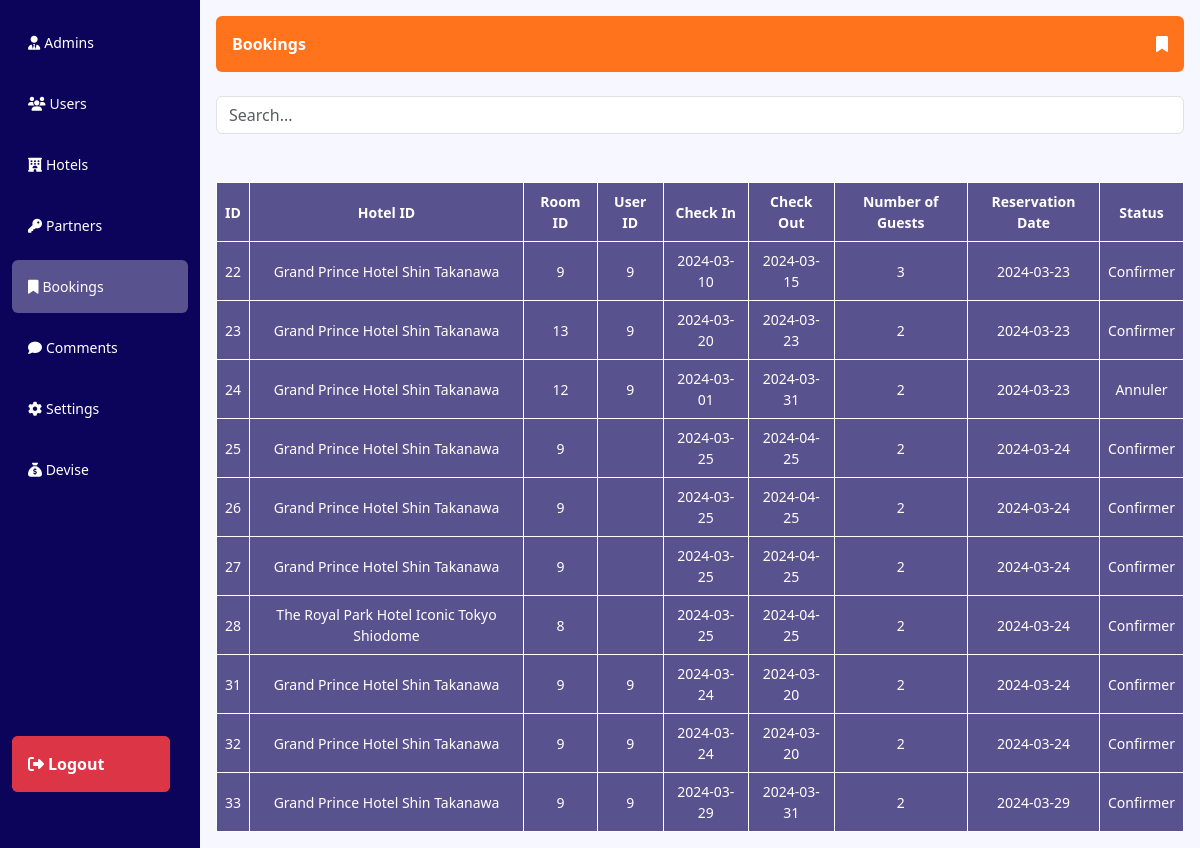
/admin/resrvations.php (signed in), run on the app's committed database.
### tables this page shows
CREATE TABLE `reservation` (
  `id` int(11) NOT NULL,
  `user_id` int(11) DEFAULT NULL,
  `room_id` int(11) NOT NULL,
  `date_debut` date NOT NULL,
  `date_fin` date NOT NULL,
  `nbr_person` int(11) NOT NULL,
  `status` varchar(50) NOT NULL,
  `hotel_id` int(11) NOT NULL,
  `Total_price` float DEFAULT NULL,
  `nbr_child` int(11) DEFAULT 0,
  `reservation_date` date NOT NULL DEFAULT curdate()
);

CREATE TABLE `hotel` (
  `id` int(11) NOT NULL,
  `name` varchar(255) NOT NULL,
  `adresse` varchar(1023) NOT NULL,
  `phone` varchar(50) NOT NULL,
  `email` varchar(50) NOT NULL,
  `countries_id` int(11) NOT NULL,
  `id_state` int(11) NOT NULL,
  `nbrcomment` int(11) DEFAULT NULL,
  `nbrstar` int(11) DEFAULT NULL
);

### admin/resrvations.php (the view, shortened to what this page needs)
<?php
include("../db.php");
?>
<!DOCTYPE html>
<html lang="en">
<head>
    <link href="../css/bootstrap.css" rel="stylesheet">
    <link rel="stylesheet" href="https://cdnjs.cloudflare.com/ajax/libs/font-awesome/6.5.1/css/all.min.css" />
</head>
<body>
<section>
  <div class="container-fluid">
    <div class="row" style="flex-wrap: nowrap !important">
      <div class="col-2 dash-nav  bg-info py-2" style="overflow-x:hidden !important; font-size: 14px !important">
                <ul class="list-group dash-nav-ui  bg-info text-white">
                    <form action="reservations.php" method="post">
                    <li class="my-2 list-group-item bg-info text-white rounded" style="border: none !important;" ><a href="dash.php" class="list-group-item list-group-item-action bg-info text-white px-0" style="border:none !important" ><i style="margin-left:0 !important" class="mx-1 fa-solid fa-user-tie"></i><span>Admins</span></a></li>
                    <li class="my-2 list-group-item bg-info text-white rounded" style="border: none !important;" ><a href="users.php" class="list-group-item list-group-item-action bg-info text-white px-0" style="border:none !important" ><i style="margin-left:0 !important" class="mx-1 fa-solid fa-users"></i><span>Users</span></a></li>
                    <li class="my-2 list-group-item bg-info text-white rounded" style="border: none !important;" ><a href="hotels.php" class="list-group-item list-group-item-action bg-info text-white px-0" style="border:none !important" ><i style="margin-left:0 !important" class="mx-1 fa-solid fa-hotel"></i><span>Hotels</span></a></li>
                    <li class="my-2 list-group-item bg-info text-white rounded" style="border: none !important;" ><a href="partners.php" class="list-group-item list-group-item-action bg-info text-white px-0" style="border:none !important" ><i style="margin-left:0 !important" class="mx-1 fa-solid fa-key"></i><span>Partners</span></a></li>
                    <li class="my-2 list-group-item bg-info text-white rounded active" style="border: none !important;" ><a href="resrvations.php" class="list-group-item list-group-item-action bg-info text-white px-0" style="border:none !important" ><i style="margin-left:0 !important" class="mx-1 fa-solid fa-bookmark"></i><span>Bookings</span></a></li>
                    <li class="my-2 list-group-item bg-info text-white rounded" style="border: none !important;" ><a href="comment.php" class="list-group-item list-group-item-action bg-info text-white px-0" style="border:none !important" ><i style="margin-left:0 !important" class="mx-1 fa-solid fa-comment"></i><span>Comments</span></a></li>
                    <li class="my-2 list-group-item bg-info text-white rounded" style="border: none !important;" ><a href="settings.php" class="list-group-item list-group-item-action bg-info text-white px-0" style="border:none !important" ><i style="margin-left:0 !important" class="mx-1 fa-solid fa-gear"></i><span>Settings</span></a></li>
                    <li class="my-2 list-group-item bg-info text-white rounded" style="border: none !important;" ><a href="devise.php" class="list-group-item list-group-item-action bg-info text-white px-0" style="border:none !important" ><i class="fa-solid fa-sack-dollar"></i> <span>Devise</span></a></li>
                    <li class="my-2 list-group-item text-white bg-danger rounded logout p-0" style="border: none !important; margin-right:1.5rem !important" ><button name="logout" class="p-3 btn bg-danger fw-bold list-group-item list-group-item-action bg-primary text-white" style="border:none !important" ><i style="margin-left:0 !important" class="mx-1 fa-solid fa-right-from-bracket"></i><span>Logout</span></button></li>
                    </form>
                </ul>
                </div>
                <div class="col py-3 p-3 cc  text-white" style="background-color: #f7f7ff">
                <div class="d-flex mb-4 justify-content-between p-3 rounded bg-primary fw-bold text-white">
                    <span>Bookings</span>
                    <span><i class="fa-solid fa-bookmark"></i></span>
                </div>
                <div class="d-flex gap-2 mb-5">
                    <input id="search" type="text" class="form-control" placeholder="Search..." value="" >
                </div>
                <table id="table">
                    <?PHP
                    $sql = 'select * from reservation';
                    $rslt = mysqli_query($conn, $sql);
                    ?>
                    <thead>
                        <tr>
                            <th>ID</th>
                            <th>Hotel ID</th>
                            <th>Room ID</th>
                            <th>User ID</th>
                            <th>Check In</th>
                            <th>Check Out</th>
                            <th>Number of Guests</th>
                            <th>Reservation Date</th>
                            <th>Status</th>
                        </tr>
                    </thead>
                    <tbody>
                        <?php
                        while($row = mysqli_fetch_assoc($rslt)){
                        ?>
                        <form action="reservations.php" method="post">
                        <tr>
                            <td><?php echo $row['id']; ?></td>
                            <td><?php
                            $sqlhotel = "SELECT * FROM hotel WHERE id = '".$row['hotel_id']."'";
                            $rslthotel = mysqli_query($conn, $sqlhotel);
                            $rowhotel = mysqli_fetch_assoc($rslthotel);
                            echo $rowhotel['name'];
                            ?></td>
                            <td><?php echo $row['room_id']; ?></td>
                            <td><?php echo $row['user_id']; ?></td>
                            <td><?php echo $row['date_debut']; ?></td>
                            <td><?php echo $row['date_fin']; ?></td>
                            <td><?php echo $row['nbr_person'] + $row['nbr_child']; ?></td>
                            <td><?php echo $row['reservation_date']; ?></td>
                            <td><?php echo $row['status']; ?></td>
                        </tr>
                        </form>
                        <?php
                        }
                        ?>
                </table>
                </div>
    </div>
    </div>
    </section>
</body>
</html>

### admin/resrvations.php (style rules this page uses)
body { background-color: #f3f3f5; }
li { transition: 0.2s background-color; }
a { transition: 0.2s background-color; }
.dash-nav-ui { height: 100vh; position: relative; flex-shrink: 0; }
.logout { position: absolute; bottom: 8px; width: 90%; }
.list-group-item-action { white-space: nowrap !important; overflow: hidden; }
.active a { background-color: #58538e !important; }
.active { background-color: #58538e !important; }
table > * { background-color: #58538e !important; text-align: center !important; width: 100% !important; }
th, td { padding: 0.5rem !important; background-color: #58538e !important; color: white !important; border: 1px white solid !important; font-size: 14px; }
table { border: 1px white solid !important; width:100%; }

### data on the page
reservation: id "22", hotel.name "Grand Prince Hotel Shin Takanawa", room "9", user "9", date_debut "2024-03-10", date_fin "2024-03-15", $row['nbr_person'] + $row['nbr_child'] "3", reservation_date "2024-03-23", status "Confirmer"
reservation: id "23", hotel.name "Grand Prince Hotel Shin Takanawa", room "13", user "9", date_debut "2024-03-20", date_fin "2024-03-23", $row['nbr_person'] + $row['nbr_child'] "2", reservation_date "2024-03-23", status "Confirmer"
reservation: id "24", hotel.name "Grand Prince Hotel Shin Takanawa", room "12", user "9", date_debut "2024-03-01", date_fin "2024-03-31", $row['nbr_person'] + $row['nbr_child'] "2", reservation_date "2024-03-23", status "Annuler"
reservation: id "25", hotel.name "Grand Prince Hotel Shin Takanawa", room "9", date_debut "2024-03-25", date_fin "2024-04-25", $row['nbr_person'] + $row['nbr_child'] "2", reservation_date "2024-03-24", status "Confirmer"
reservation: id "26", hotel.name "Grand Prince Hotel Shin Takanawa", room "9", date_debut "2024-03-25", date_fin "2024-04-25", $row['nbr_person'] + $row['nbr_child'] "2", reservation_date "2024-03-24", status "Confirmer"
reservation: id "27", hotel.name "Grand Prince Hotel Shin Takanawa", room "9", date_debut "2024-03-25", date_fin "2024-04-25", $row['nbr_person'] + $row['nbr_child'] "2", reservation_date "2024-03-24", status "Confirmer"
reservation: id "28", hotel.name "The Royal Park Hotel Iconic Tokyo Shiodome", room "8", date_debut "2024-03-25", date_fin "2024-04-25", $row['nbr_person'] + $row['nbr_child'] "2", reservation_date "2024-03-24", status "Confirmer"
reservation: id "31", hotel.name "Grand Prince Hotel Shin Takanawa", room "9", user "9", date_debut "2024-03-24", date_fin "2024-03-20", $row['nbr_person'] + $row['nbr_child'] "2", reservation_date "2024-03-24", status "Confirmer"
reservation: id "32", hotel.name "Grand Prince Hotel Shin Takanawa", room "9", user "9", date_debut "2024-03-24", date_fin "2024-03-20", $row['nbr_person'] + $row['nbr_child'] "2", reservation_date "2024-03-24", status "Confirmer"
reservation: id "33", hotel.name "Grand Prince Hotel Shin Takanawa", room "9", user "9", date_debut "2024-03-29", date_fin "2024-03-31", $row['nbr_person'] + $row['nbr_child'] "2", reservation_date "2024-03-29", status "Confirmer"
